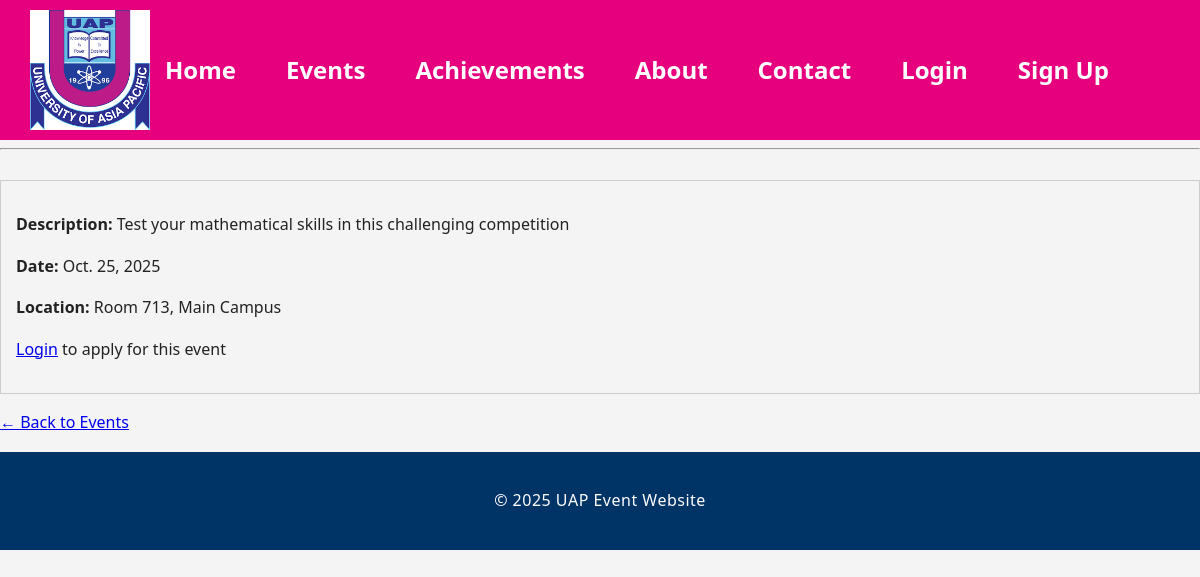
/events/8/, run on the app's committed database.
### events/models.py (models this page shows, shortened)
class Event(models.Model):
    CATEGORY_CHOICES = [
        ('WORKSHOP', 'Workshop'),
        ('COMPETITION', 'Competition'),
        ('FAIR', 'Fair'),
        ('SEMINAR', 'Seminar'),
        ('CONFERENCE', 'Conference'),
    ]
    name = models.CharField(max_length=100)
    date = models.DateField()
    description = models.TextField()
    location = models.CharField(max_length=200)
    category = models.CharField(max_length=20, choices=CATEGORY_CHOICES, default='COMPETITION')
    password_required = models.BooleanField(default=False)
    allow_teams = models.BooleanField(default=False)  # NEW: Whether event allows teams
    max_team_size = models.IntegerField(default=4)   # NEW: Maximum team members

### events/views.py (the view)
# urls.py: path('events/<int:event_id>/', views.event_detail, name='event_detail'),
def event_detail(request, event_id):
    event = get_object_or_404(Event, id=event_id)
    return render(request, 'events/event_detail.html', {'event': event})

### events/templates/events/event_detail.html (shortened to what this page needs)
{% extends 'base.html' %}
{% block content %}
<div style="border:1px solid #ccc; padding:15px; margin-bottom:15px;">
    <p><strong>Description:</strong> {{ event.description }}</p>
    <p><strong>Date:</strong> {{ event.date }}</p>
    <p><strong>Location:</strong> {{ event.location }}</p>
    {% if user.is_authenticated %}
        <form action="{% url 'apply_event' event.id %}" method="post">
            {% csrf_token %}
            <button type="submit">Apply</button>
        </form>
    {% else %}
        <p><a href="{% url 'login' %}">Login</a> to apply for this event</p>
    {% endif %}
</div>
<p><a href="{% url 'events_list' %}">← Back to Events</a></p>
{% endblock %}

### events/static/events/style.css (style rules this page uses)
body { margin: 0; font-family: 'Segoe UI', sans-serif; background-color: #f4f4f4; color: #222; line-height: 1.6; }
html { scroll-behavior: smooth; }

### data on the page
Event: description "Test your mathematical skills in this challenging competition", date "Oct. 25, 2025", location "Room 713, Main Campus"
